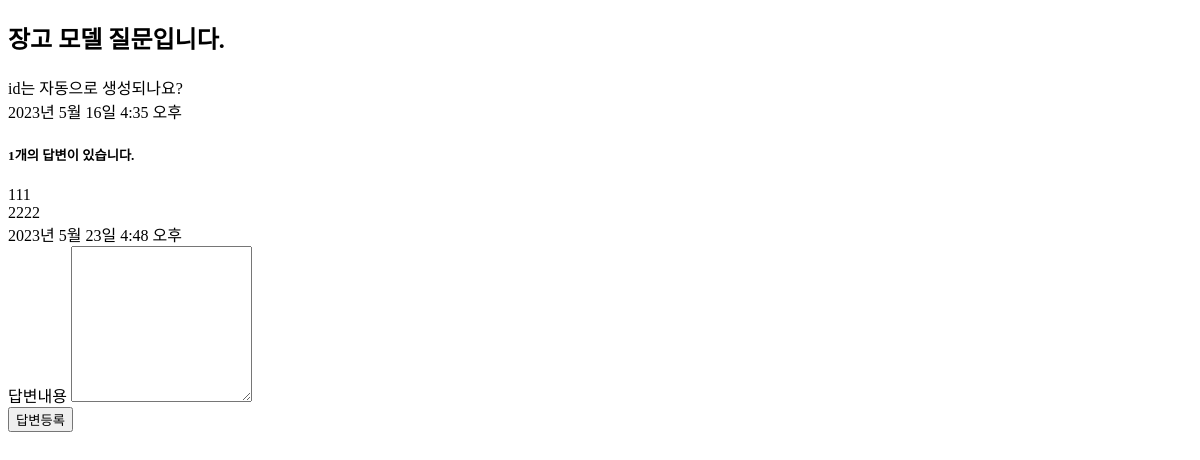
The page /2/ on the database as committed earlier.
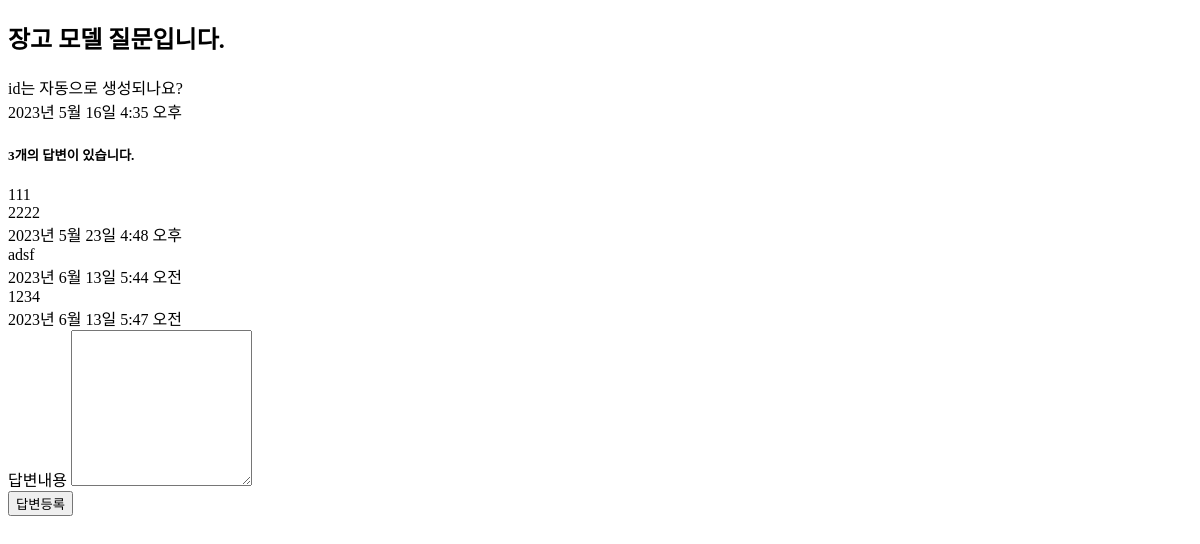
The same page on the database as committed later.
### pybo/models.py (models this page shows, shortened)
class Question(models.Model):
    subject = models.CharField(max_length=200)
    content = models.TextField()
    create_date = models.DateTimeField()

class Answer(models.Model):
    question = models.ForeignKey(Question, on_delete=models.CASCADE)
    content = models.TextField()
    create_date = models.DateTimeField()

### pybo/views.py (the view)
# urls.py: path('<int:question_id>/', views.detail, name='detail'),
def detail(request, question_id):
    question = get_object_or_404(Question, pk=question_id)
    context = {'question': question}
    return render(request, 'pybo/question_detail.html', context)

### templates/pybo/question_detail.html (shortened to what this page needs)
{% extends 'base.html' %}
{% block content %}
<div class="container my-3">
    <h2 class="border-bottom py-2">{{ question.subject }}</h2>
    <div class="card my-3">
        <div class="card-body">
            <div class="card-text" style="white-space: pre-line;">{{ question.content }}</div>
            <div class="d-flex justify-content-end">
                <div class="badge bg-light text-dark p-2">
                    {{ question.create_date }}
                </div>
            </div>
        </div>
    </div>
    <h5 class="border-bottom my-3 py-2">{{question.answer_set.count}}개의 답변이 있습니다.</h5>
    {% for answer in question.answer_set.all %}
    <div class="card my-3">
        <div class="card-body">
            <div class="card-text" style="white-space: pre-line;">{{ answer.content }}</div>
            <div class="d-flex justify-content-end">
                <div class="badge bg-light text-dark p-2">
                    {{ answer.create_date }}
                </div>
            </div>
        </div>
    </div>
    {% endfor %}
    <form action="{% url 'pybo:answer_create' question.id %}" method="post" class="my-3">
        <div class="mb-3">
            <label for="content" class="form-label">답변내용</label>
            <textarea name="content" id="content" class="form-control" rows="10"></textarea>
        </div>
        <input type="submit" value="답변등록" class="btn btn-primary">
    </form>
</div>
{% endblock %}

Rows that differ between the two databases and show on the page:
computed for Question "장고 모델 질문입니다.": answer_set.count "1" → "3"
added Answer: content "adsf", create_date "2023년 6월 13일 5:44 오전"
added Answer: content "1234", create_date "2023년 6월 13일 5:47 오전"
